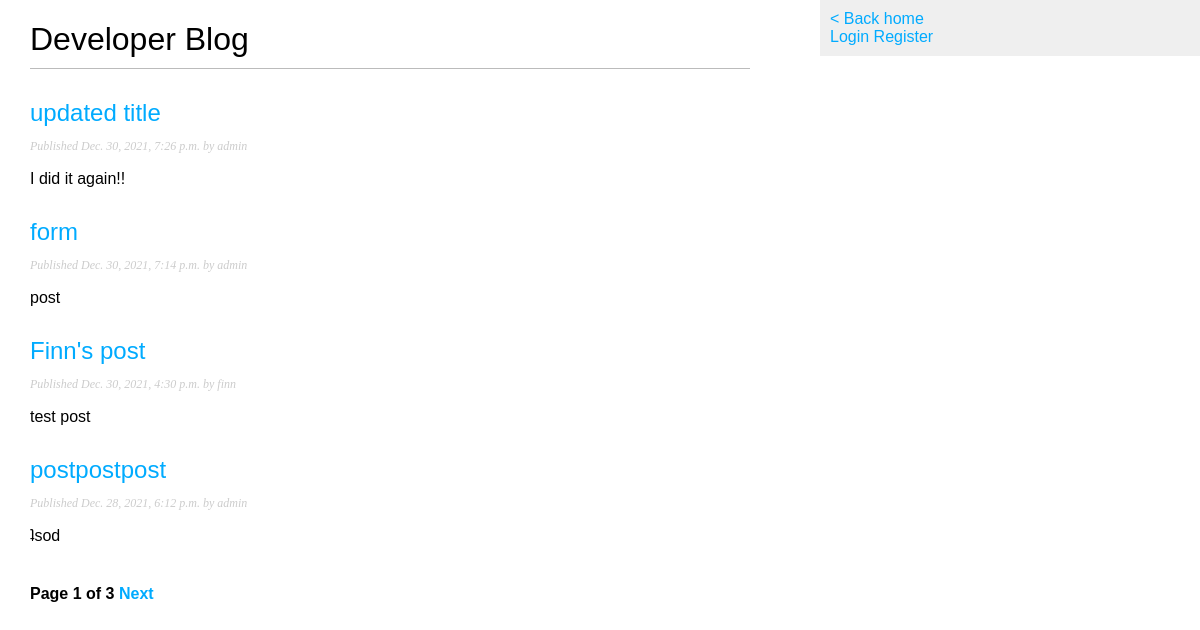
The app's page /, older data.
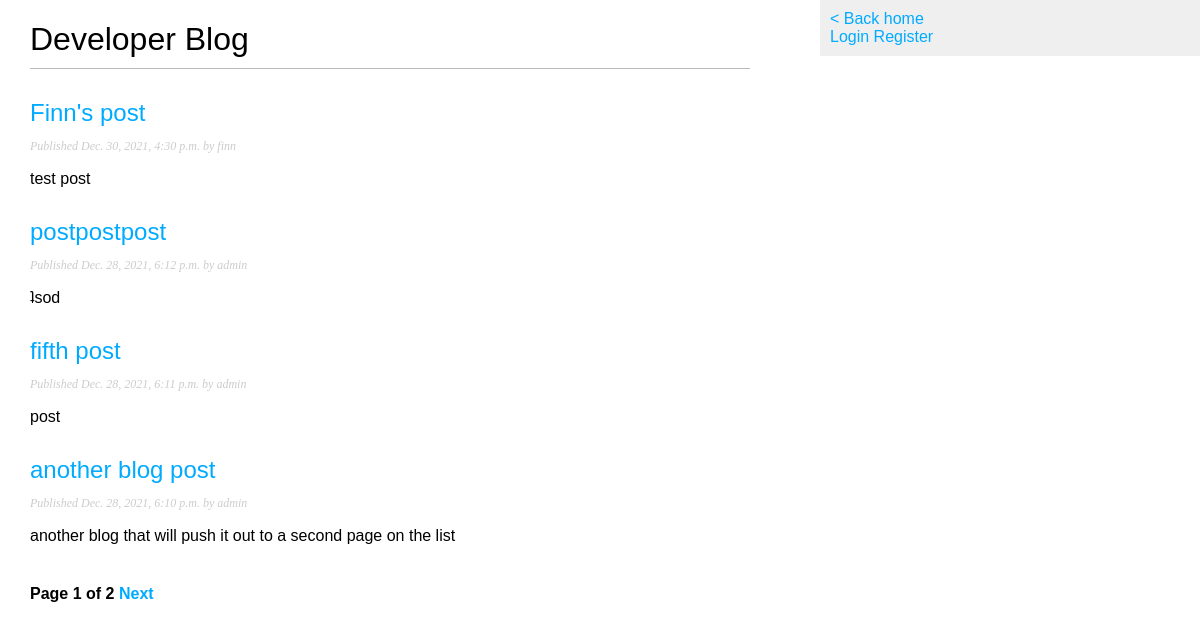
The same page, newer data.
### blog/models.py (models this page shows, shortened)
class Post(models.Model):
    STATUS_CHOICES = (
        ("draft", "Draft"),
        ("published", "Published"),
    )
    title = models.CharField(max_length=250)
    slug = models.SlugField(max_length=250, unique_for_date="publish")
    author = models.ForeignKey(User,
        on_delete=models.CASCADE,
        related_name="blog_posts")
    body = models.TextField()
    publish = models.DateTimeField(default=timezone.now)
    created = models.DateTimeField(auto_now_add=True)
    updated = models.DateTimeField(auto_now_add=True)
    status = models.CharField(max_length=10, choices=STATUS_CHOICES, default="draft")
    objects = models.Manager()
    published = PublishedManager()
    class Meta:
        ordering = ("-publish",)
    def get_absolute_url(self):
        return reverse("blog:post_detail",
                       args=[self.publish.year,
                             self.publish.month,
                             self.publish.day,
                             self.slug])

### blog/views.py (the view)
# urls.py: path("", views.post_list, name="post_list"),
def post_list(request):
    object_list = Post.published.all()
    paginator = Paginator(object_list, 4) # 4 posts in each page
    page = request.GET.get('page')
    try:
        posts = paginator.page(page)
    except PageNotAnInteger:
        posts = paginator.page(1)
    except EmptyPage:
        posts = paginator.page(paginator.num_pages)
    return render(request,
                 'blog/post/list.html',
                 {'page': page,
                  'posts': posts})

### blog/models.py (called while the page is built)
    def get_queryset(self):
        return super(PublishedManager,
                self).get_queryset()\
                    .filter(status='published')

### blog/templates/blog/post/list.html (shortened to what this page needs)
{% extends "blog/base.html" %}
{% block content %}
    <h1>Developer Blog</h1>
    {% for post in posts %}
        <h2>
            <a href="{{post.get_absolute_url}}">
                {{ post.title }}
            </a>
        </h2>
        <p class="date">
            Published {{ post.publish }} by {{ post.author }}
        </p>
        {{ post.body|truncatewords:30|linebreaks}}
    {% endfor %}
    {% include "pagination.html" with page=posts %}
{% endblock %}

### blog/templates/blog/base.html (shortened to what this page needs)
{% load static %}
<!DOCTYPE html>
<html lang="en">
<head>
    <link rel="stylesheet" href="{% static 'css/style.css' %}">
</head>
<body>
    <div id="content">
        {% block content %}
        {% endblock %}
    </div>
    <div id="sidebar">
        <a href="{% url 'blog:post_list' %}">< Back home</a>
        <div class="user">
            {% if request.user.is_authenticated %}
                Welcome <a href="{% url 'blog:dashboard' %}">{{ request.user.username }}</a>,
                <a href="{% url 'blog:logout' %}">logout</a>
            {% else %}
                <a href="{% url 'blog:login' %}">Login</a>
                <a href="{% url 'blog:register' %}">Register</a>
            {% endif %}
        </div>
    </div>
</body>
</html>

### blog/templates/pagination.html (shortened to what this page needs)
<div class="pagination">
    <span class="step-links">
        <span class="current">
            Page {{ page.number }} of {{ page.paginator.num_pages }}
        </span>
        {% if page.has_next %}
            <a href="?page={{ page.next_page_number }}">Next</a>
        {% endif %}
    </span>
</div>

### blog/static/css/style.css (style rules this page uses)
body { margin:0; padding:0; font-family:helvetica, sans-serif; }
a { color:#00abff; text-decoration:none; }
h1 { font-weight:normal; border-bottom:1px solid #bbb; padding:0 0 10px 0; }
h2 { font-weight:normal; margin:30px 0 0; }
#content { float:left; width:60%; padding:0 0 0 30px; }
#sidebar { float:right; width:30%; padding:10px; background:#efefef; height:100%; }
p.date { color:#ccc; font-family: georgia, serif; font-size: 12px; font-style: italic; }
.pagination { margin:40px 0; font-weight:bold; }

Row changes from the older to the newer data that the page shows:
removed Post: title "updated title", publish "Dec. 30, 2021, 7:26 p.m.", author "admin", body "I did it again!!"
removed Post: title "form", publish "Dec. 30, 2021, 7:14 p.m.", author "admin", body "post"
now on this page (row unchanged): Post: title "fifth post", publish "Dec. 28, 2021, 6:11 p.m.", author "admin", body "post"
now on this page (row unchanged): Post: title "another blog post", publish "Dec. 28, 2021, 6:10 p.m.", author "admin", body "another blog that will push it out to a second page on the list"
Text that changed along with them:
{{ page.paginator.num_pages }}: "3" → "2"
